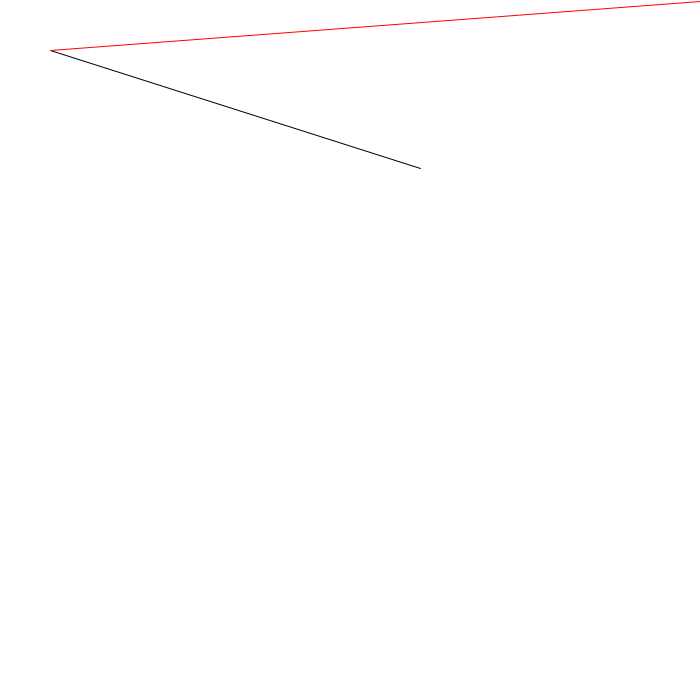
Frame 1 (no input)
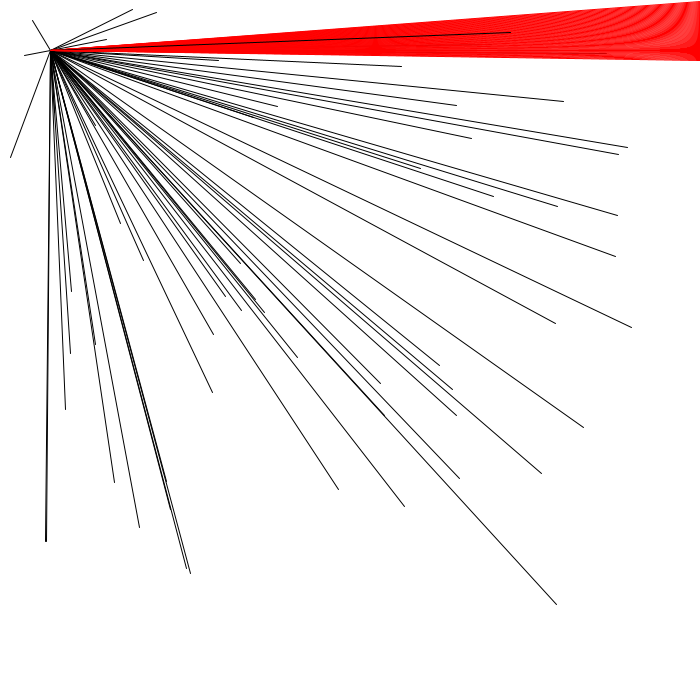
Frame 60 (the mouse pressed at the canvas centre just before this capture)
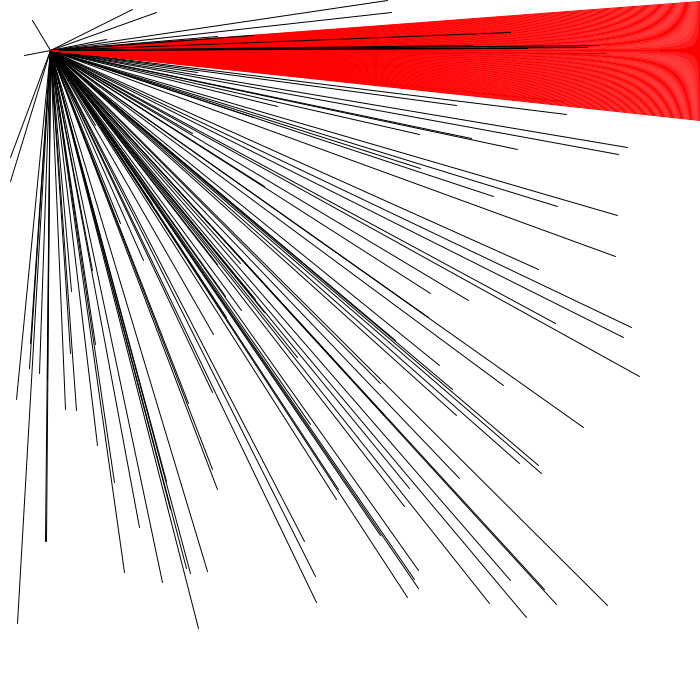
Frame 120 (the mouse held since frame 60 and released just before this capture)

The Processing sketch that drew these frames (run headless with seeded random() and noise(); from frame 60 on, the mouse is pressed at the canvas centre):

// Processing sketch: basic_2
// ── basic_2.pde
void setup() {
	size(700,700);
	background(255,255,255);
}

void draw() {
	println(frameCount);

	stroke(0);
	line(50,50, random(650), random(650));

	stroke(255,0,0);
	line(50,50, 700, frameCount);
}

void keyReleased(){
  if(key=='s' || key=='S'){
    save("image-" + frameCount + ".jpeg");
  }
}
